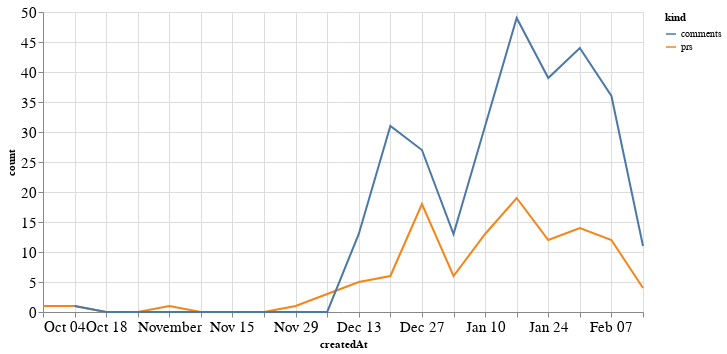

Source (notebook cell):
### Code cell
alt.Chart(total_time, width=600).mark_line().encode(
    x='createdAt',
    y='count',
    color='kind'
)

### Figure 1 — Vega-Lite specification as saved in the notebook (floating-point values rounded to 4 significant figures)
{"config": {"axisLeft": {"labelFontSize": 15}, "axisBottom": {"labelFontSize": 15}}, "data": {"name": "data-e6185eb80573989334e83372d106215e"}, "mark": "line", "encoding": {"color": {"type": "nominal", "field": "kind"}, "x": {"type": "temporal", "field": "createdAt"}, "y": {"type": "quantitative", "field": "count"}}, "width": 600, "$schema": "https://vega.github.io/schema/vega-lite/v4.8.1.json", "datasets": {"data-e6185eb80573989334e83372d106215e": [{"createdAt": "2020-10-04T00:00:00", "kind": "prs", "count": 1.0}, {"createdAt": "2020-10-11T00:00:00", "kind": "prs", "count": 1.0}, {"createdAt": "2020-10-18T00:00:00", "kind": "prs", "count": 0.0}, {"createdAt": "2020-10-25T00:00:00", "kind": "prs", "count": 0.0}, {"createdAt": "2020-11-01T00:00:00", "kind": "prs", "count": 1.0}, {"createdAt": "2020-11-08T00:00:00", "kind": "prs", "count": 0.0}, {"createdAt": "2020-11-15T00:00:00", "kind": "prs", "count": 0.0}, {"createdAt": "2020-11-22T00:00:00", "kind": "prs", "count": 0.0}, {"createdAt": "2020-11-29T00:00:00", "kind": "prs", "count": 1.0}, {"createdAt": "2020-12-06T00:00:00", "kind": "prs", "count": 3.0}, {"createdAt": "2020-12-13T00:00:00", "kind": "prs", "count": 5.0}, {"createdAt": "2020-12-20T00:00:00", "kind": "prs", "count": 6.0}, {"createdAt": "2020-12-27T00:00:00", "kind": "prs", "count": 18.0}, {"createdAt": "2021-01-03T00:00:00", "kind": "prs", "count": 6.0}, {"createdAt": "2021-01-10T00:00:00", "kind": "prs", "count": 13.0}, {"createdAt": "2021-01-17T00:00:00", "kind": "prs", "count": 19.0}, {"createdAt": "2021-01-24T00:00:00", "kind": "prs", "count": 12.0}, {"createdAt": "2021-01-31T00:00:00", "kind": "prs", "count": 14.0}, {"createdAt": "2021-02-07T00:00:00", "kind": "prs", "count": 12.0}, {"createdAt": "2021-02-14T00:00:00", "kind": "prs", "count": 4.0}, {"createdAt": "2020-10-04T00:00:00", "kind": "comments", "count": null}, {"createdAt": "2020-10-11T00:00:00", "kind": "comments", "count": 1.0}, {"createdAt": "2020-10-18T00:00:00", "kind": "comments", "count": 0.0}, {"createdAt": "2020-10-25T00:00:00", "kind": "comments", "count": 0.0}, {"createdAt": "2020-11-01T00:00:00", "kind": "comments", "count": 0.0}, {"createdAt": "2020-11-08T00:00:00", "kind": "comments", "count": 0.0}, {"createdAt": "2020-11-15T00:00:00", "kind": "comments", "count": 0.0}, {"createdAt": "2020-11-22T00:00:00", "kind": "comments", "count": 0.0}, {"createdAt": "2020-11-29T00:00:00", "kind": "comments", "count": 0.0}, {"createdAt": "2020-12-06T00:00:00", "kind": "comments", "count": 0.0}, {"createdAt": "2020-12-13T00:00:00", "kind": "comments", "count": 13.0}, {"createdAt": "2020-12-20T00:00:00", "kind": "comments", "count": 31.0}, {"createdAt": "2020-12-27T00:00:00", "kind": "comments", "count": 27.0}, {"createdAt": "2021-01-03T00:00:00", "kind": "comments", "count": 13.0}, {"createdAt": "2021-01-10T00:00:00", "kind": "comments", "count": 31.0}, {"createdAt": "2021-01-17T00:00:00", "kind": "comments", "count": 49.0}, {"createdAt": "2021-01-24T00:00:00", "kind": "comments", "count": 39.0}, {"createdAt": "2021-01-31T00:00:00", "kind": "comments", "count": 44.0}, {"createdAt": "2021-02-07T00:00:00", "kind": "comments", "count": 36.0}, {"createdAt": "2021-02-14T00:00:00", "kind": "comments", "count": 11.0}]}}
